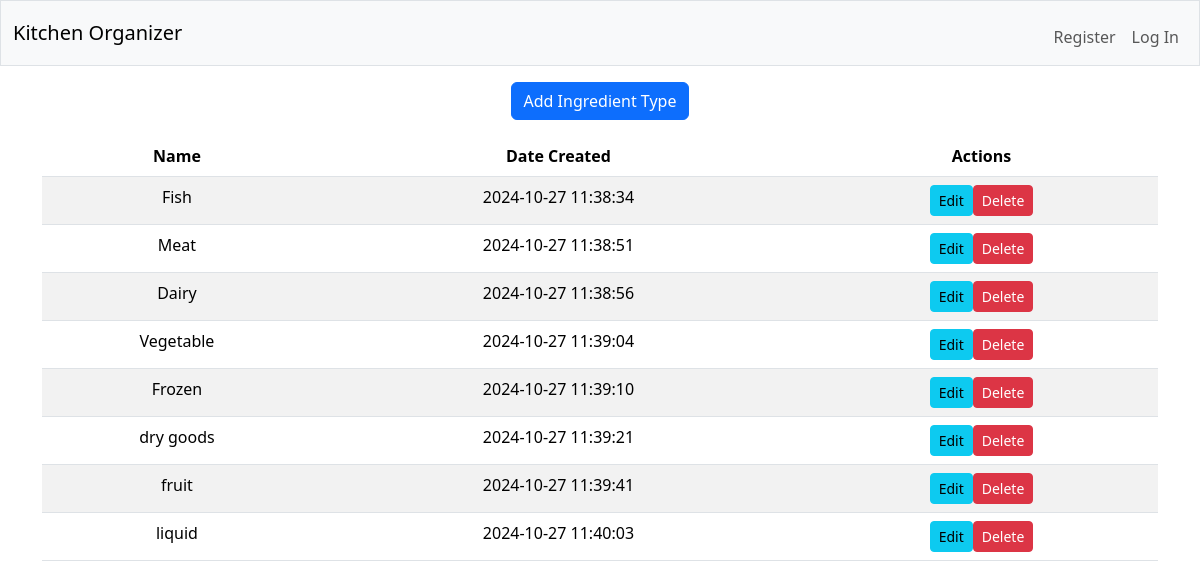
Screenshot of /ingredient_types with the database file from the repository.
### tables this page shows
CREATE TABLE ingredient_types (id INTEGER PRIMARY KEY, name TEXT, date_created TIMESTAMP DEFAULT CURRENT_TIMESTAMP, last_updated TIMESTAMP DEFAULT CURRENT_TIMESTAMP);

### app.py (the view, shortened to what this page needs)
@app.route("/ingredient_types", methods=["GET", "POST"])
def ingredient_types():
    if request.method == "GET":
        ingredient_types_list = db.execute(
            "SELECT * FROM ingredient_types"
        )
        return render_template("ingredient_types.html", ingredient_types_list=ingredient_types_list)

### app.py (called while the page is built)
@app.after_request
def after_request(response):
    response.headers["Cache-Control"] = "no-cache, no-store, must-revalidate"
    response.headers["Expires"] = 0
    response.headers["Pragma"] = "no-cache"
    return response

### templates/ingredient_types.html (shortened to what this page needs)
{% extends "layout.html" %}
{% block main %}
<div class="mb-3">
    <form action="/add_ingredient_types" method="get">
        <button class="btn btn-primary">Add Ingredient Type</button>
    </form>
</div>
<div class="mb-3">
        <table class="table table-striped">
            <thead>
            <tr>
                <th scope="col">Name</th>
                <th scope="col">Date Created</th>
                <th scope="col">Actions</th>
            </tr>
            </thead>
            <tbody>
                {% for ingredient_type in ingredient_types_list %}
                    <tr>
                        <td>{{ingredient_type.name}}</td>
                        <td>{{ingredient_type.date_created}}</td>
                        <td><a href="/add_ingredient_types?id={{ingredient_type.id}}" class="btn btn-info btn-sm">Edit</a><a href="/add_ingredient_types?id={{ingredient_type.id}}&delete=true" class="btn btn-danger btn-sm" onclick="return confirm('Are you sure you want to delete?')">Delete</a></td>
                    </tr>
                {% endfor %}
            </tbody>
        </table>
</div>
{% endblock %}

### rows the page displays
ingredient_types: name "Fish", date_created "2024-10-27 11:38:34"
ingredient_types: name "Meat", date_created "2024-10-27 11:38:51"
ingredient_types: name "Dairy", date_created "2024-10-27 11:38:56"
ingredient_types: name "Vegetable", date_created "2024-10-27 11:39:04"
ingredient_types: name "Frozen", date_created "2024-10-27 11:39:10"
ingredient_types: name "dry goods", date_created "2024-10-27 11:39:21"
ingredient_types: name "fruit", date_created "2024-10-27 11:39:41"
ingredient_types: name "liquid", date_created "2024-10-27 11:40:03"
